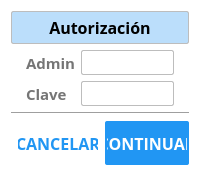
<?xml version="1.0" encoding="UTF-8"?>
<ui version="4.0">
 <class>dialog1</class>
 <widget class="QDialog" name="dialog1">
  <property name="geometry">
   <rect>
    <x>0</x>
    <y>0</y>
    <width>200</width>
    <height>166</height>
   </rect>
  </property>
  <property name="windowTitle">
   <string>Dialog</string>
  </property>
  <property name="styleSheet">
   <string notr="true">/*#########################################################
##                        QDialog                                                                                                                     ##
##########################################################*/

#dialog1 {
	background: white;
}

/***********************************
* GroupBox
***********************************/

#dgbox0 {
    background-color: rgb(245,245,245);
    padding: -8px;
}

/***********************************
* LineEdit
***********************************/

#dlineE0, #dlineE1 {
    border: 1px solid #BDBDBD;
    border-radius: 2px;
    min-width: 6em;
    min-height: 1.25em;
    padding: 2px;
}

/***********************************
* Botones
***********************************/

/*Estilo por defecto del  boton para continuar/aceptar*/
#dpbutton1{
    color: #FFFFFF;
    border: 1px outline #BDBDBD;
    border-radius: 2px;
    background: #2196F3;
    min-height: 40px;
    min-width: 80px;
    padding: 2px;
}

/*Estilo al pasar por encima y presionar el boton para continuar/aceptar*/
#dpbutton1:hover, #dpbutton1:pressed{
   background: #1976D2;
}

/*Estilo por defecto del  botones para limpiar/cancelar*/
#dpbutton2{ 
    color: #2196F3;
    border: 1px solid transparent;
    background: transparent;
    min-height: 40px;
    min-width: 80px;
}

/*Configuración del estilo al pasar por encima y presionar el boton para limpiar/cancelar*/
#dpbutton2:hover, #dpbutton2:pressed {
    color: #1976D2;
}


/***********************************
* Labels
***********************************/

/*Configuración de los textos normales*/
#dtext0, #dtext1{
    color: #757575;
    background: transparent;
    font-family: Open Sans;
    font-size: 11pt;
}

/*Configuración del titulo del dialog*/
#dtitle0 {
   color: #000000;
   border: 1px solid #BDBDBD;
   border-radius: 2px;
   background: #BBDEFB;
   font-family: Open Sans;
   font-size: 12pt;
   font-style: bold;
   text-transform: capitalize;
   qproperty-alignment: 'AlignVCenter | AlignHCenter';
   padding: 4px;
}</string>
  </property>
  <layout class="QGridLayout" name="gridLayout_3">
   <item row="0" column="0">
    <layout class="QVBoxLayout" name="verticalLayout">
     <property name="spacing">
      <number>6</number>
     </property>
     <item>
      <widget class="QLabel" name="dtitle0">
       <property name="font">
        <font>
         <family>Open Sans</family>
         <pointsize>12</pointsize>
         <weight>75</weight>
         <bold>true</bold>
        </font>
       </property>
       <property name="styleSheet">
        <string notr="true"/>
       </property>
       <property name="text">
        <string>&lt;html&gt;&lt;head/&gt;&lt;body&gt;&lt;p&gt;Autorización&lt;/p&gt;&lt;/body&gt;&lt;/html&gt;</string>
       </property>
       <property name="alignment">
        <set>Qt::AlignCenter</set>
       </property>
      </widget>
     </item>
     <item>
      <layout class="QGridLayout" name="gridLayout_2">
       <item row="0" column="2">
        <spacer name="horizontalSpacer_3">
         <property name="orientation">
          <enum>Qt::Horizontal</enum>
         </property>
         <property name="sizeType">
          <enum>QSizePolicy::Minimum</enum>
         </property>
         <property name="sizeHint" stdset="0">
          <size>
           <width>15</width>
           <height>20</height>
          </size>
         </property>
        </spacer>
       </item>
       <item row="0" column="0">
        <spacer name="horizontalSpacer_2">
         <property name="orientation">
          <enum>Qt::Horizontal</enum>
         </property>
         <property name="sizeType">
          <enum>QSizePolicy::Minimum</enum>
         </property>
         <property name="sizeHint" stdset="0">
          <size>
           <width>15</width>
           <height>20</height>
          </size>
         </property>
        </spacer>
       </item>
       <item row="0" column="1">
        <layout class="QFormLayout" name="formLayout">
         <item row="0" column="1">
          <widget class="QLineEdit" name="dlineE1">
           <property name="font">
            <font>
             <family>Open Sans</family>
            </font>
           </property>
           <property name="styleSheet">
            <string notr="true"/>
           </property>
           <property name="text">
            <string/>
           </property>
           <property name="echoMode">
            <enum>QLineEdit::Password</enum>
           </property>
           <property name="readOnly">
            <bool>false</bool>
           </property>
          </widget>
         </item>
         <item row="0" column="0">
          <widget class="QLabel" name="dtext0">
           <property name="font">
            <font>
             <family>Open Sans</family>
             <pointsize>11</pointsize>
             <weight>75</weight>
             <italic>false</italic>
             <bold>true</bold>
            </font>
           </property>
           <property name="styleSheet">
            <string notr="true">background-color: transparent;</string>
           </property>
           <property name="text">
            <string>Admin</string>
           </property>
           <property name="textFormat">
            <enum>Qt::AutoText</enum>
           </property>
          </widget>
         </item>
         <item row="1" column="0">
          <widget class="QLabel" name="dtext1">
           <property name="font">
            <font>
             <family>Open Sans</family>
             <pointsize>11</pointsize>
             <weight>75</weight>
             <italic>false</italic>
             <bold>true</bold>
            </font>
           </property>
           <property name="styleSheet">
            <string notr="true">background-color: transparent;</string>
           </property>
           <property name="text">
            <string>Clave</string>
           </property>
           <property name="textFormat">
            <enum>Qt::AutoText</enum>
           </property>
          </widget>
         </item>
         <item row="1" column="1">
          <widget class="QLineEdit" name="dlineE0">
           <property name="font">
            <font>
             <family>Open Sans</family>
            </font>
           </property>
           <property name="styleSheet">
            <string notr="true"/>
           </property>
           <property name="text">
            <string/>
           </property>
           <property name="readOnly">
            <bool>false</bool>
           </property>
          </widget>
         </item>
        </layout>
       </item>
      </layout>
     </item>
     <item>
      <widget class="Line" name="line">
       <property name="orientation">
        <enum>Qt::Horizontal</enum>
       </property>
      </widget>
     </item>
     <item>
      <layout class="QGridLayout" name="gridLayout">
       <item row="0" column="1">
        <widget class="QPushButton" name="dpbutton2">
         <property name="font">
          <font>
           <family>Open Sans</family>
           <pointsize>12</pointsize>
           <weight>75</weight>
           <bold>true</bold>
          </font>
         </property>
         <property name="focusPolicy">
          <enum>Qt::NoFocus</enum>
         </property>
         <property name="text">
          <string>CANCELAR</string>
         </property>
        </widget>
       </item>
       <item row="0" column="2">
        <widget class="QPushButton" name="dpbutton1">
         <property name="font">
          <font>
           <family>Open Sans</family>
           <pointsize>12</pointsize>
           <weight>75</weight>
           <bold>true</bold>
          </font>
         </property>
         <property name="focusPolicy">
          <enum>Qt::NoFocus</enum>
         </property>
         <property name="text">
          <string>CONTINUAR</string>
         </property>
        </widget>
       </item>
       <item row="0" column="0">
        <spacer name="horizontalSpacer">
         <property name="orientation">
          <enum>Qt::Horizontal</enum>
         </property>
         <property name="sizeHint" stdset="0">
          <size>
           <width>35</width>
           <height>20</height>
          </size>
         </property>
        </spacer>
       </item>
      </layout>
     </item>
    </layout>
   </item>
  </layout>
 </widget>
 <resources/>
 <connections/>
</ui>
